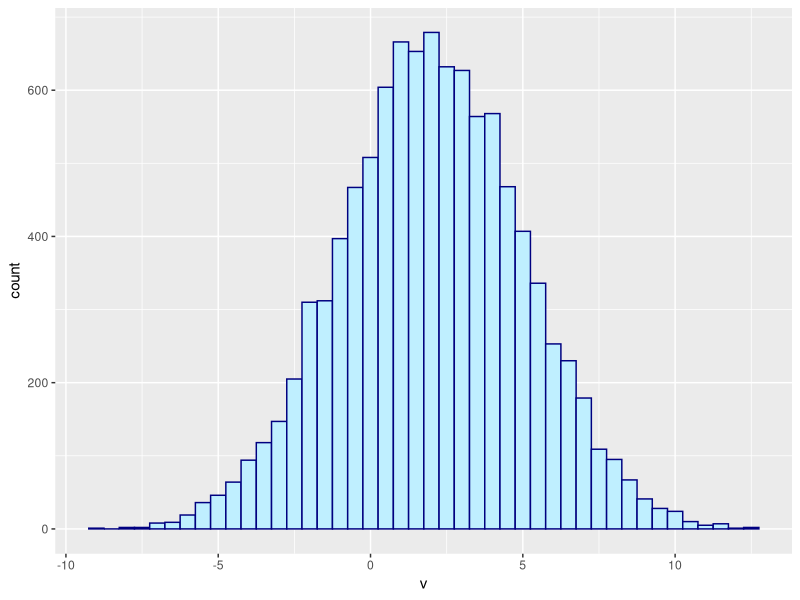
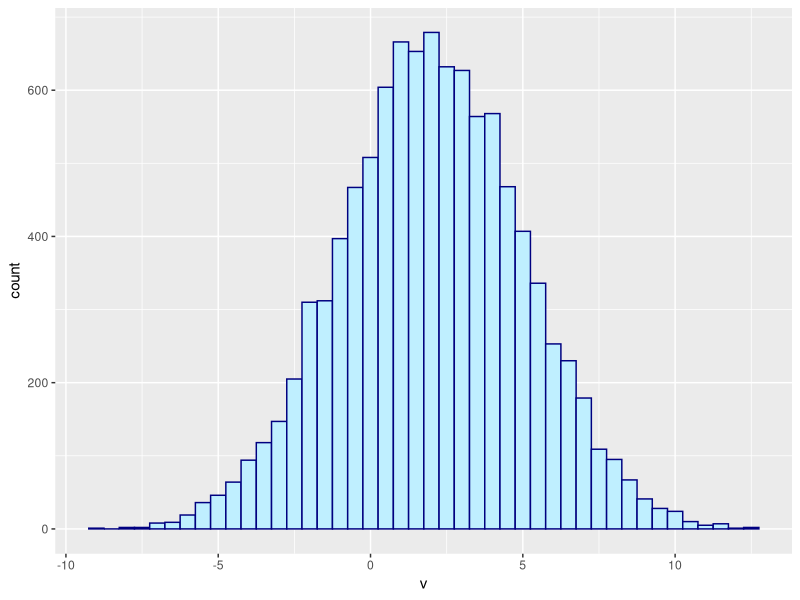

These charts were generated, in order, by the following R code:
## ---- chunk 1
knitr::opts_chunk$set(echo = TRUE)
## ---- chunk 2
# Create a data frame including a vector of random elements drawn
# from a normal distribution
set.seed(321)
v = rnorm(10000, mean = 2.0, sd = 3.0)
DF = data.frame(v = v)

# Let's use ggplot2 to plot a histogram of v
library(ggplot2)
ggplot(DF, aes(x = v)) +
   geom_histogram(binwidth = 0.5, color = "navyblue", fill = "lightblue1")
## ---- chunk 3
ggplot(DF, aes(x = v)) +
   geom_histogram(binwidth = 0.5, color = "navyblue", fill = "lightblue1")
